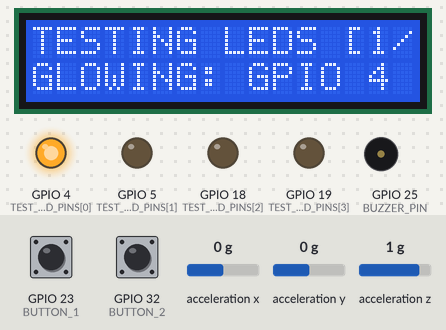
Recording of a sketch running on a simulated ESP32. On the bench: 16×2 character LCD, output pins drawn as LEDs (lit = HIGH), buzzer (waves = sounding, pin HIGH). Wiring (inferred from the names in the program): MPU-6050 motion sensor at I2C address 0x68. Inputs (shaded band) come from the test bench; at power-on: GPIO 23 (BUTTON_1) HIGH, GPIO 32 (BUTTON_2) HIGH, acceleration x 0 g, acceleration y 0 g, acceleration z 1 g. What the sketch prints to the serial monitor is not drawn.

Above: at 2.4 s.
2.5 s: GPIO 23 (BUTTON_1) pulled LOW for 3.2 s
At 5.9 s:
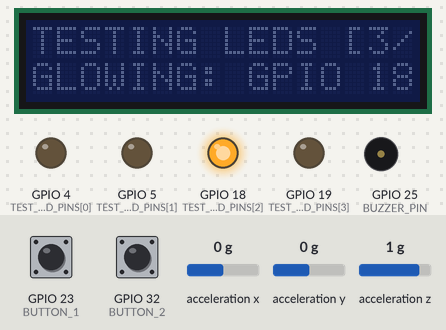
8.7 s: GPIO 32 (BUTTON_2) pulled LOW for 0.15 s
At 10.0 s:
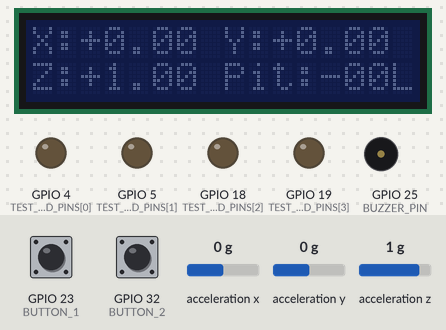
10.3 s: acceleration x set to -0.2 g
At 11.6 s:
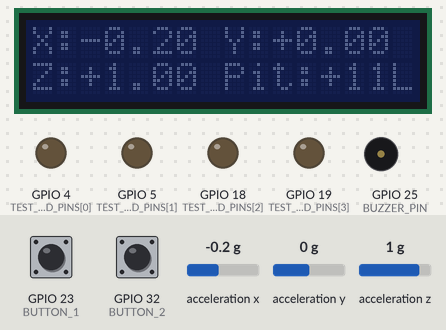
11.9 s: acceleration y set to -0.2 g
At 13.0 s:
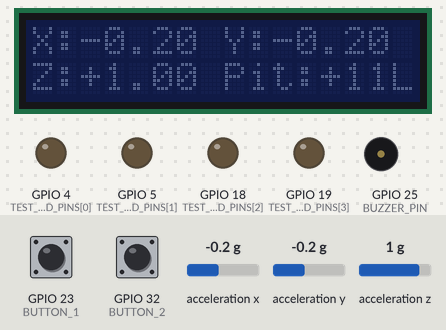
13.4 s: acceleration z set to 0.1 g
At 14.1 s:
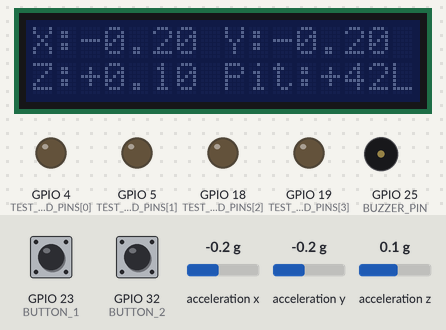
14.9 s: acceleration z set to -0.2 g
At 15.3 s:
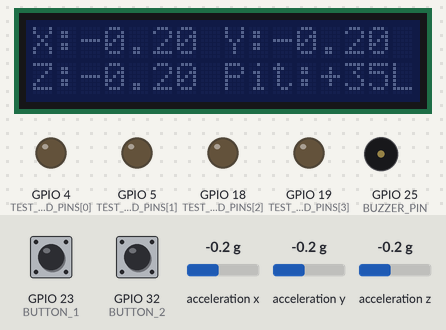
Timing chart, 0 to 17.4 s (numbered marks = the images above; inputs shaded):
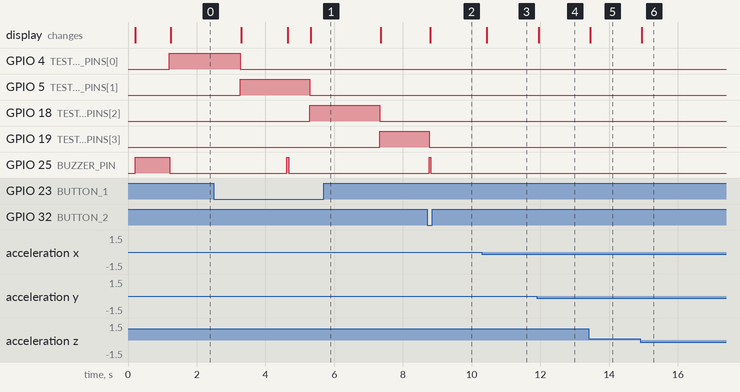

Measured:
- the behaviour switches between 0 and -0.1 g on acceleration x (found by bisection; images 2 and 3)
- the behaviour switches between 0 and -0.1 g on acceleration y (found by bisection; images 3 and 4)
- the behaviour switches between 0 and -0.1 g on acceleration z (found by bisection; images 5 and 6)
- after the input at 2.5 s, GPIO 25 (BUZZER_PIN): LOW → HIGH after 2.1 s, → LOW 0.06 s later; the display: first differs from a run without the input after 2.1 s (image 1 shows a later state)
- after the input at 8.7 s, GPIO 19 (TEST_LED_PINS[3]): HIGH → LOW after 0.06 s instead of 0.64 s; the display: changes after 0.09 s (image 2)
- after the input at 10.3 s, the display: changes after 0.14 s (image 3)
- after the input at 11.9 s, the display: changes after 0.05 s (image 4)
- after the input at 13.4 s, the display: changes after 0.05 s (image 5)
- after the input at 14.9 s, the display: changes after 0.05 s (image 6)

The sketch:

chalok_hardware_test.ino
```cpp
/*
  =============================================================================
  PROJECT CHALOK - HARDWARE DIAGNOSTIC & MPU-6050 MOTION TESTER
  =============================================================================
  Purpose:
    1. Sequentially tests the 4 diagnostic LED pins (GPIO 4, 5, 18, 19).
       - Each LED stays ON for exactly 2 seconds (2000 ms) while others are OFF.
       - LCD shows exactly which GPIO pin is currently glowing so you can note
         down its physical color with a pen!
    2. Long screen time for LIVE X, Y, Z motion & tilt angle inspection.
       - Displays real-time acceleration (X, Y, Z in g-units) and Pitch/Roll angles.
       - Lets you tilt the device in hand to physically observe which axis
         responds to forward/backward pitch, left/right roll, or vertical bounce.
    3. Press and hold Button 1 (GPIO 23) for 2 seconds to toggle LCD backlight ON/OFF.
    4. Press Button 2 (GPIO 32) at any time to FREEZE/LOCK the MPU screen permanently
       for continuous angle testing, or click again to resume LED testing!
    5. NO Wi-Fi, NO Web, NO Cloud - 100% standalone, fast, and offline.
  =============================================================================
  Hardware Connections:
    - LCD 16x2 I2C: SDA = GPIO 21, SCL = GPIO 22 (Address 0x27 or 0x3F auto-detected)
    - MPU-6050 IMU: SDA = GPIO 21, SCL = GPIO 22 (Address 0x68)
    - 4 Test LEDs :
        * Pin 1 = GPIO 4
        * Pin 2 = GPIO 5
        * Pin 3 = GPIO 18
        * Pin 4 = GPIO 19
    - Button 1    : GPIO 23 (Active LOW, internal pull-up) -> 2s Hold toggles LCD Backlight
    - Button 2    : GPIO 32 (Active LOW, internal pull-up) -> Click toggles MPU Lock Mode
    - Piezo Buzzer: GPIO 25 (Active HIGH) -> Confirmation chirps
  =============================================================================
*/

#include <Arduino.h>
#include <Wire.h>
#include <LiquidCrystal_I2C.h>

// ======================================================
// PIN DEFINITIONS
// ======================================================
constexpr uint8_t SDA_PIN    = 21;
constexpr uint8_t SCL_PIN    = 22;

// The 4 diagnostic LED pins to identify
constexpr uint8_t TEST_LED_PINS[] = {4, 5, 18, 19};
constexpr uint8_t NUM_LEDS        = sizeof(TEST_LED_PINS) / sizeof(TEST_LED_PINS[0]);

constexpr uint8_t BUTTON_1   = 23;  // Hold 2s -> LCD Backlight Toggle
constexpr uint8_t BUTTON_2   = 32;  // Click   -> Lock on MPU Motion Screen
constexpr uint8_t BUZZER_PIN = 25;  // Audio feedback

// ======================================================
// TIMING CONSTANTS
// ======================================================
constexpr uint32_t LED_PERIOD_MS       = 2000; // 2 seconds per LED
constexpr uint32_t MPU_SCREEN_TIME_MS  = 12000; // 12 seconds on MPU screen during auto-cycle
constexpr uint32_t HOLD_BACKLIGHT_MS   = 2000; // Hold Button 1 for 2s for backlight
constexpr uint32_t MPU_REFRESH_MS      = 150;  // Update MPU values every 150ms on LCD

// ======================================================
// OBJECTS & STATE VARIABLES
// ======================================================
LiquidCrystal_I2C lcd(0x27, 16, 2);
bool lcdFound          = false;
bool lcdBacklightState = true;
bool mpuFound          = false;

// Operating Modes
enum TestState {
  STATE_LED_CYCLE,
  STATE_MPU_MOTION
};

TestState currentState = STATE_LED_CYCLE;
uint8_t   currentLedIndex = 0;
uint32_t  stateEnteredAt  = 0;
uint32_t  lastMpuSampleAt = 0;
bool      lockMpuScreen   = false; // When true, stays on MPU screen indefinitely

// MPU-6050 Motion Variables
float accelX = 0.0f;
float accelY = 0.0f;
float accelZ = 0.0f;
float pitchDeg = 0.0f;
float rollDeg  = 0.0f;
float tiltDeg  = 0.0f;

// Button Handling
struct BtnState {
  uint8_t  pin;
  bool     rawPressed;
  bool     pressed;
  uint32_t changedAt;
  uint32_t pressedAt;
  bool     holdHandled;
};

BtnState btn1 = {BUTTON_1, false, false, 0, 0, false};
BtnState btn2 = {BUTTON_2, false, false, 0, 0, false};

// Non-blocking Buzzer
uint32_t buzzerStopAt = 0;

void chirpBuzzer(uint16_t durationMs = 40) {
  digitalWrite(BUZZER_PIN, HIGH);
  buzzerStopAt = millis() + durationMs;
}

// ======================================================
// LCD HELPER (FLICKER-FREE LINE PRINTING)
// ======================================================
void lcdPrintLine(uint8_t row, const char *str) {
  if (!lcdFound) return;
  char buffer[17];
  snprintf(buffer, sizeof(buffer), "%-16.16s", str);
  lcd.setCursor(0, row);
  lcd.print(buffer);
}

// ======================================================
// I2C & MPU-6050 ENGINE
// ======================================================
bool checkI2C(uint8_t addr) {
  Wire.beginTransmission(addr);
  return (Wire.endTransmission() == 0);
}

bool initMpu() {
  if (!checkI2C(0x68)) return false;

  // Wake up MPU-6050 (clear sleep bit in PWR_MGMT_1, reg 0x6B)
  Wire.beginTransmission(0x68);
  Wire.write(0x6B);
  Wire.write(0x00);
  if (Wire.endTransmission() != 0) return false;

  // Set Accelerometer range to +/- 4g (reg 0x1C, value 0x08)
  Wire.beginTransmission(0x68);
  Wire.write(0x1C);
  Wire.write(0x08);
  Wire.endTransmission();

  // Set Gyroscope range to +/- 500 deg/s (reg 0x1B, value 0x08)
  Wire.beginTransmission(0x68);
  Wire.write(0x1B);
  Wire.write(0x08);
  Wire.endTransmission();

  return true;
}

void readMpu() {
  if (!mpuFound) return;

  Wire.beginTransmission(0x68);
  Wire.write(0x3B); // ACCEL_XOUT_H
  if (Wire.endTransmission(false) != 0 || Wire.requestFrom(0x68, 6) != 6) {
    return;
  }

  int16_t rawX = (Wire.read() << 8) | Wire.read();
  int16_t rawY = (Wire.read() << 8) | Wire.read();
  int16_t rawZ = (Wire.read() << 8) | Wire.read();

  // For +/- 4g range, scale is 8192 LSB/g
  accelX = rawX / 8192.0f;
  accelY = rawY / 8192.0f;
  accelZ = rawZ / 8192.0f;

  // Calculate Roll & Pitch angles in degrees
  rollDeg  = atan2f(accelY, accelZ) * RAD_TO_DEG;
  pitchDeg = atan2f(-accelX, sqrtf(accelY * accelY + accelZ * accelZ)) * RAD_TO_DEG;
  tiltDeg  = atan2f(hypotf(accelX, accelY), accelZ) * RAD_TO_DEG;
}

// ======================================================
// BUTTON READER (WITH 2S HOLD BACKLIGHT TOGGLE)
// ======================================================
void updateButtons(uint32_t now) {
  // --- BUTTON 1 (GPIO 23): 2s Hold for Backlight ---
  bool b1Raw = (digitalRead(btn1.pin) == LOW);
  if (b1Raw != btn1.rawPressed) {
    btn1.rawPressed = b1Raw;
    btn1.changedAt  = now;
  }
  if (now - btn1.changedAt >= 35) {
    if (b1Raw != btn1.pressed) {
      btn1.pressed = b1Raw;
      if (btn1.pressed) {
        btn1.pressedAt   = now;
        btn1.holdHandled = false;
      } else {
        btn1.holdHandled = false;
      }
    } else if (btn1.pressed && !btn1.holdHandled) {
      if (now - btn1.pressedAt >= HOLD_BACKLIGHT_MS) {
        btn1.holdHandled = true;
        lcdBacklightState = !lcdBacklightState;
        if (lcdFound) {
          if (lcdBacklightState) lcd.backlight();
          else lcd.noBacklight();
        }
        chirpBuzzer(60);
        Serial.printf("[LCD] 2-Second Hold on B1 -> Backlight is now %s\n",
                      lcdBacklightState ? "ON" : "OFF");
      }
    }
  }

  // --- BUTTON 2 (GPIO 32): Single Click to Lock/Unlock MPU Screen ---
  bool b2Raw = (digitalRead(btn2.pin) == LOW);
  if (b2Raw != btn2.rawPressed) {
    btn2.rawPressed = b2Raw;
    btn2.changedAt  = now;
  }
  if (now - btn2.changedAt >= 35) {
    if (b2Raw != btn2.pressed) {
      btn2.pressed = b2Raw;
      if (btn2.pressed) {
        // Button 2 Clicked down!
        lockMpuScreen = !lockMpuScreen;
        chirpBuzzer(40);

        if (lockMpuScreen) {
          currentState = STATE_MPU_MOTION;
          // Turn off all test LEDs when locking to MPU
          for (uint8_t p : TEST_LED_PINS) digitalWrite(p, LOW);
          Serial.println("[MODE] Locked on LIVE MPU-6050 Motion Screen!");
        } else {
          currentState = STATE_LED_CYCLE;
          currentLedIndex = 0;
          stateEnteredAt = now;
          Serial.println("[MODE] Resumed LED Pin Sequencing!");
        }
      }
    }
  }
}

// ======================================================
// SETUP
// ======================================================
void setup() {
  Serial.begin(115200);
  delay(100);
  Serial.println("\n==================================================");
  Serial.println("  PROJECT CHALOK: HARDWARE DIAGNOSTIC TEST SKETCH  ");
  Serial.println("==================================================");

  // Initialize Buzzer
  pinMode(BUZZER_PIN, OUTPUT);
  digitalWrite(BUZZER_PIN, LOW);

  // Initialize all 4 LED pins as OUTPUT, initially LOW
  for (uint8_t pin : TEST_LED_PINS) {
    pinMode(pin, OUTPUT);
    digitalWrite(pin, LOW);
  }

  // Initialize Buttons
  pinMode(BUTTON_1, INPUT_PULLUP);
  pinMode(BUTTON_2, INPUT_PULLUP);

  // Initialize I2C Bus
  Wire.begin(SDA_PIN, SCL_PIN, 100000);
  Wire.setTimeOut(50);

  // Detect and initialize 16x2 LCD
  if (checkI2C(0x27)) {
    lcd = LiquidCrystal_I2C(0x27, 16, 2);
    lcdFound = true;
  } else if (checkI2C(0x3F)) {
    lcd = LiquidCrystal_I2C(0x3F, 16, 2);
    lcdFound = true;
  }

  if (lcdFound) {
    lcd.init();
    lcd.backlight();
    lcdBacklightState = true;
    lcd.clear();
    lcdPrintLine(0, "CHALOK TEST RIG");
    lcdPrintLine(1, "Starting test...");
    chirpBuzzer(50);
    delay(1000);
  } else {
    Serial.println("[WARN] LCD not found on I2C address 0x27 or 0x3F!");
  }

  // Initialize MPU-6050
  mpuFound = initMpu();
  if (mpuFound) {
    Serial.println("[INIT] MPU-6050 detected and initialized successfully!");
  } else {
    Serial.println("[WARN] MPU-6050 NOT detected on address 0x68!");
  }

  // Start with first LED
  stateEnteredAt = millis();
  digitalWrite(TEST_LED_PINS[0], HIGH);
  Serial.printf("[TEST] Starting LED Test: Pin GPIO %d is ON for 2s\n", TEST_LED_PINS[0]);
}

// ======================================================
// MAIN LOOP
// ======================================================
void loop() {
  uint32_t now = millis();

  // Handle non-blocking buzzer turn-off
  if (buzzerStopAt > 0 && now >= buzzerStopAt) {
    digitalWrite(BUZZER_PIN, LOW);
    buzzerStopAt = 0;
  }

  // Check buttons (Button 1: 2s hold backlight | Button 2: Toggle MPU lock)
  updateButtons(now);

  // ====================================================
  // STATE MACHINE: LED CYCLE vs LIVE MPU MOTION SCREEN
  // ====================================================
  if (currentState == STATE_LED_CYCLE) {
    // Turn ON only the current LED, turn OFF all others
    for (uint8_t i = 0; i < NUM_LEDS; ++i) {
      digitalWrite(TEST_LED_PINS[i], (i == currentLedIndex) ? HIGH : LOW);
    }

    // Display LED pin on LCD
    char line1[17];
    char line2[17];
    snprintf(line1, sizeof(line1), "TESTING LEDS [%d/%d]", currentLedIndex + 1, NUM_LEDS);
    snprintf(line2, sizeof(line2), "GLOWING: GPIO %d", TEST_LED_PINS[currentLedIndex]);
    lcdPrintLine(0, line1);
    lcdPrintLine(1, line2);

    // After 2 seconds, advance to next LED
    if (now - stateEnteredAt >= LED_PERIOD_MS) {
      stateEnteredAt = now;
      currentLedIndex++;

      // When all 4 LEDs have been tested for 2 seconds each:
      if (currentLedIndex >= NUM_LEDS) {
        currentLedIndex = 0;
        // Turn off all LEDs
        for (uint8_t p : TEST_LED_PINS) digitalWrite(p, LOW);

        // Switch to MPU Motion screen
        currentState = STATE_MPU_MOTION;
        chirpBuzzer(30);
        Serial.println("[TEST] Completed 4-LED cycle -> Showing LIVE MPU-6050 Motion Screen!");
      } else {
        Serial.printf("[TEST] Next LED: Pin GPIO %d is now ON for 2s\n", TEST_LED_PINS[currentLedIndex]);
      }
    }
  }
  else if (currentState == STATE_MPU_MOTION) {
    // Ensure all test LEDs stay OFF during MPU inspection
    for (uint8_t p : TEST_LED_PINS) digitalWrite(p, LOW);

    // Sample MPU and refresh LCD every 150 ms
    if (now - lastMpuSampleAt >= MPU_REFRESH_MS) {
      lastMpuSampleAt = now;
      readMpu();

      if (mpuFound) {
        // Line 0: Real-time X and Y Acceleration in g-units
        // Line 1: Real-time Z Acceleration and Pitch/Roll Angle in degrees
        char line1[17];
        char line2[17];

        // Format: "X:+0.02  Y:-0.15"
        snprintf(line1, sizeof(line1), "X:%+0.2f Y:%+0.2f", accelX, accelY);

        // Format: "Z:%+0.2f P:%+02.0f%c"
        // Note: 'L' indicates LOCKED mode if Button 2 was clicked
        if (lockMpuScreen) {
          snprintf(line2, sizeof(line2), "Z:%+0.2f Pit:%+03.0fL", accelZ, pitchDeg);
        } else {
          snprintf(line2, sizeof(line2), "Z:%+0.2f Pit:%+03.0f ", accelZ, pitchDeg);
        }

        lcdPrintLine(0, line1);
        lcdPrintLine(1, line2);

        // Also stream to Serial Monitor for detailed observation
        Serial.printf("[MPU] X:%+0.2fg | Y:%+0.2fg | Z:%+0.2fg | Pitch:%+05.1f deg | Roll:%+05.1f deg\n",
                      accelX, accelY, accelZ, pitchDeg, rollDeg);
      } else {
        lcdPrintLine(0, "MPU-6050 ERROR");
        lcdPrintLine(1, "Check I2C Wiring");
      }
    }

    // If NOT locked by Button 2, stay on MPU screen for MPU_SCREEN_TIME_MS (12 seconds)
    // then restart the LED cycle!
    if (!lockMpuScreen) {
      if (now - stateEnteredAt >= MPU_SCREEN_TIME_MS) {
        currentState = STATE_LED_CYCLE;
        currentLedIndex = 0;
        stateEnteredAt = now;
        chirpBuzzer(30);
        Serial.println("[TEST] Returning to LED Pin Cycle test...");
      }
    }
  }
}
```
